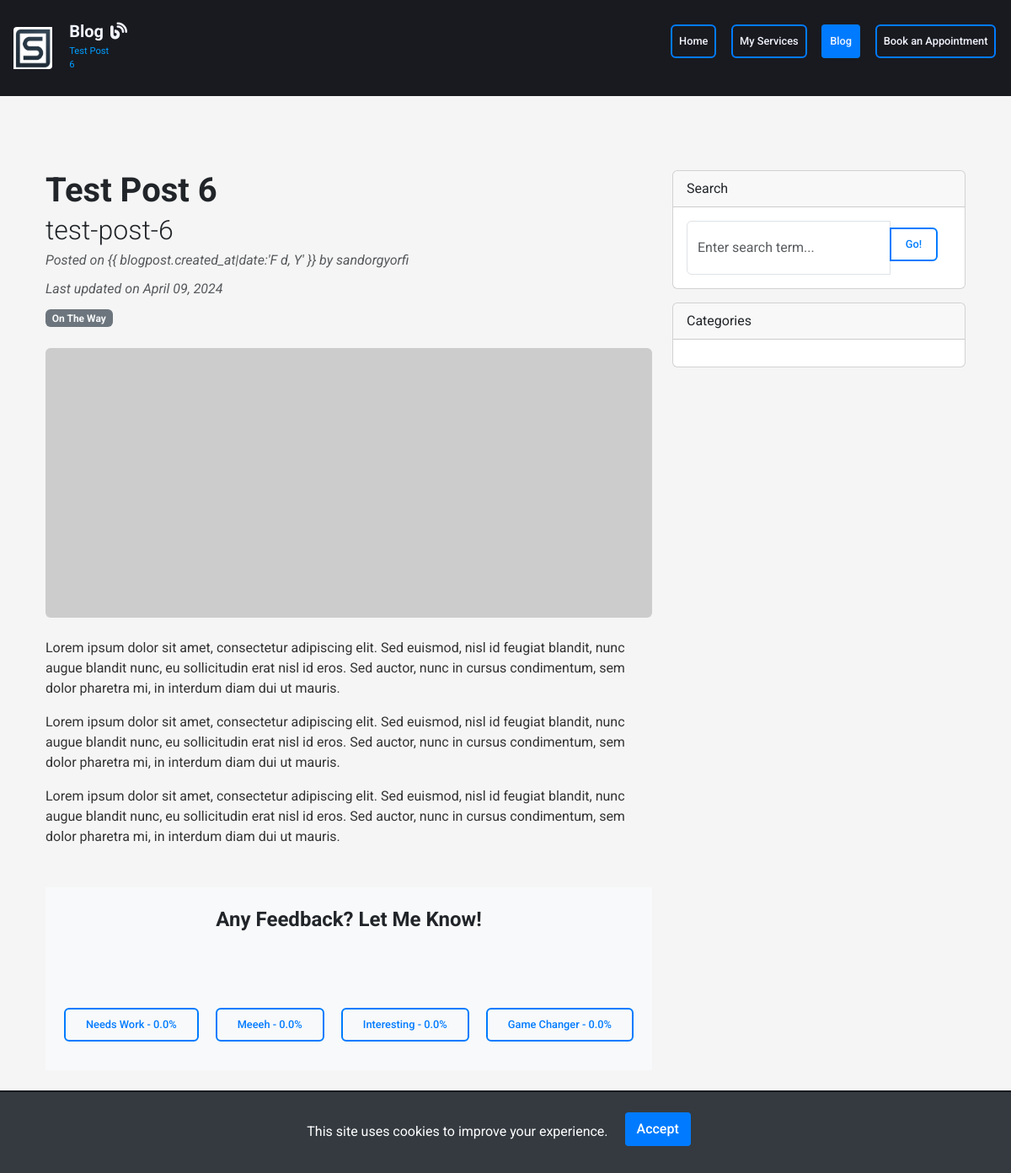
/blog/post/6/, run on an earlier commit of the app's database.
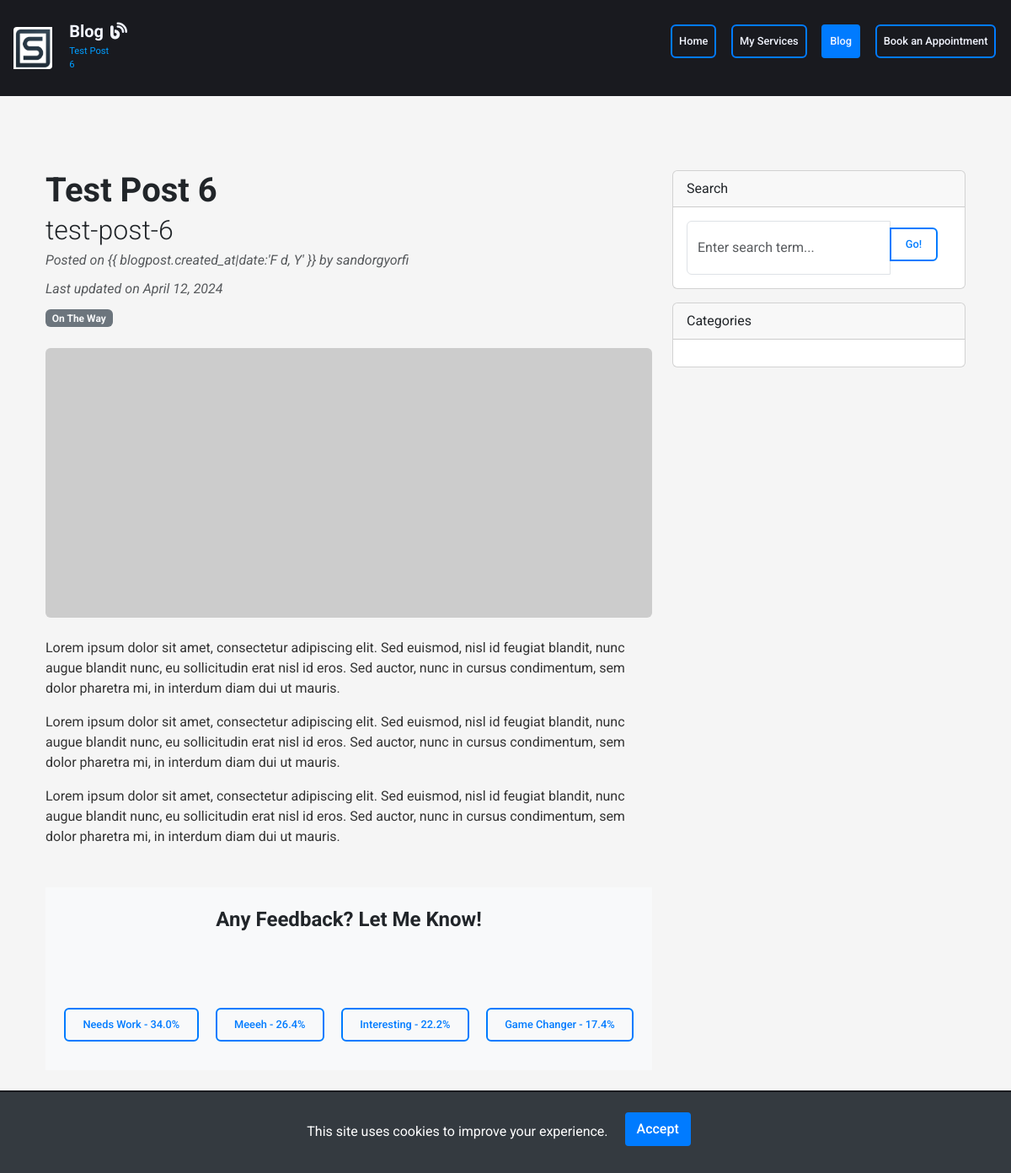
And on a later commit of the database.
### blog/models.py (models this page shows, shortened)
class BlogPost(models.Model):
    title = models.CharField(max_length=200)
    slug = models.SlugField(max_length=250, unique_for_date='created_at', null=True, blank=True)
    content = models.TextField()
    created_at = models.DateTimeField(auto_now_add=True)
    updated_at = models.DateTimeField(auto_now=True)
    image = models.ImageField(upload_to='blog_images/', blank=True, null=True)
    author = models.ForeignKey(User, on_delete=models.CASCADE, null=True)
    categories = models.ManyToManyField(Category, related_name='blog_posts')
    needs_work_votes = models.PositiveIntegerField(default=0)
    meh_votes = models.PositiveIntegerField(default=0)
    interesting_votes = models.PositiveIntegerField(default=0)
    game_changer_votes = models.PositiveIntegerField(default=0)

### blog/views.py (the view)
# urls.py: path('post/<int:pk>/', BlogPostDetailView.as_view(), name='blog_detail'),
class BlogPostDetailView(DetailView):
    model = BlogPost
    template_name = 'blog/blogpost_detail.html'
    def get_context_data(self, **kwargs):
        context = super().get_context_data(**kwargs)
        blogpost = context.get('blogpost')
        friendly_names = {
            'needs_work': 'Needs Work',
            'meh': 'Meeeh',
            'interesting': 'Interesting',
            'game_changer': 'Game Changer'
        }
        context['choices'] = friendly_names
        context['vote_form'] = BlogPostVoteForm()
        total_votes = sum(getattr(blogpost, f"{choice}_votes") for choice in friendly_names)
        context['vote_percentages'] = {
            choice: (getattr(blogpost, f"{choice}_votes") / total_votes * 100 if total_votes > 0 else 0)
            for choice in friendly_names
        }
        return context

### blog/forms.py
class BlogPostVoteForm(forms.Form):
    VOTE_CHOICES = (
        ('needs_work', 'Needs Work'),
        ('meh', 'Meh'),
        ('interesting', 'Interesting'),
        ('game_changer', 'Game Changer'),
    )
    vote = forms.ChoiceField(choices=VOTE_CHOICES, widget=forms.RadioSelect)

### blog/templatetags/blog_extras.py (called while the page is built)
@register.filter
def get_item(dictionary, key):
    return dictionary.get(key)

### blog/templates/blog/blogpost_detail.html (shortened to what this page needs)
{% extends "base.html" %}
{% load blog_extras %}
{% block content %}
<div class="container mt-5">
  <div class="row">
    <div class="col-lg-8">
      <article>
        <header class="mb-4">
          <h1 class="fw-bolder mb-1">{{ blogpost.title }}</h1>
          <h2 class="fw-light mb-1">{{ blogpost.slug }}</h2>
          <div class="text-muted fst-italic mb-2">Posted on <time datetime="{{ blogpost.created_at|date:'Y-m-d' }}">{{
              blogpost.created_at|date:'F d, Y' }}</time> by {{ blogpost.author.username }}</div>
          <div class="text-muted fst-italic mb-2">Last updated on <time
              datetime="{{ blogpost.updated_at|date:'Y-m-d' }}">{{ blogpost.updated_at|date:'F d, Y' }}</time></div>
          <div>
            {% for category in blogpost.categories.all %}
            <a class="badge bg-secondary text-decoration-none link-light" href="#"
              aria-label="Category: {{ category.name }}">{{ category.name }}</a>
            {% endfor %}
          </div>
        </header>
        <figure class="mb-4">
          {% if blogpost.image %}
          <img class="img-fluid rounded" src="{{ blogpost.image.url }}" alt="{{ blogpost.title }}" />
          {% else %}
          <img class="img-fluid rounded" src="https://dummyimage.com/900x400/ced4da/6c757d.jpg"
            alt="default image for {{ blogpost.title }}" />
          {% endif %}
        </figure>
        <section class="mb-5">
          {{ blogpost.content|linebreaks }}
        </section>
      </article>
      <section class="poll-voting-section bg-light py-4 my-4">
        <div class="container">
          <h4 class="text-center mb-4">Any Feedback? Let Me Know!</h4>
          <div class="vote-container">
            {% for key, display_name in choices.items %}
            <button type="button" class="btn btn-outline-primary mt-2 align-self-start vote-button"
              data-vote-type="{{ key }}" data-post-id="{{ blogpost.pk }}">
              {{ display_name }} - <span id="vote_{{ key }}_percent">
                {{ vote_percentages|get_item:key|floatformat:"1" }}%
              </span>
            </button>
            {% endfor %}
          </div>
        </div>
      </section>
    </div>
    <div class="col-lg-4">
      <div class="card mb-3">
        <div class="card-header">Search</div>
        <div class="card-body">
          <div class="input-group">
            <input class="form-control" type="text" placeholder="Enter search term..." aria-label="Enter search term..."
              aria-describedby="button-search" />
            <button class="btn btn-outline-primary mt-2 align-self-start" id="button-search" type="button">Go!</button>
          </div>
        </div>
      </div>
      <div class="card mb-4">
        <div class="card-header">Categories</div>
        <div class="card-body">
        </div>
      </div>
    </div>
  </div>
  {% endblock %}

What changed in the data, as far as the page shows it:
changed BlogPost "Test Post 6": updated_at "April 09, 2024" → "April 12, 2024"
Also different on the page:
new list line: "Needs Work - 34.0 %"
new list line: "Meeeh - 26.4 %"
new list line: "Interesting - 22.2 %"
new list line: "Game Changer - 17.4 %"
list line gone: "Needs Work - 0.0 %"
list line gone: "Meeeh - 0.0 %"
list line gone: "Interesting - 0.0 %"
list line gone: "Game Changer - 0.0 %"
